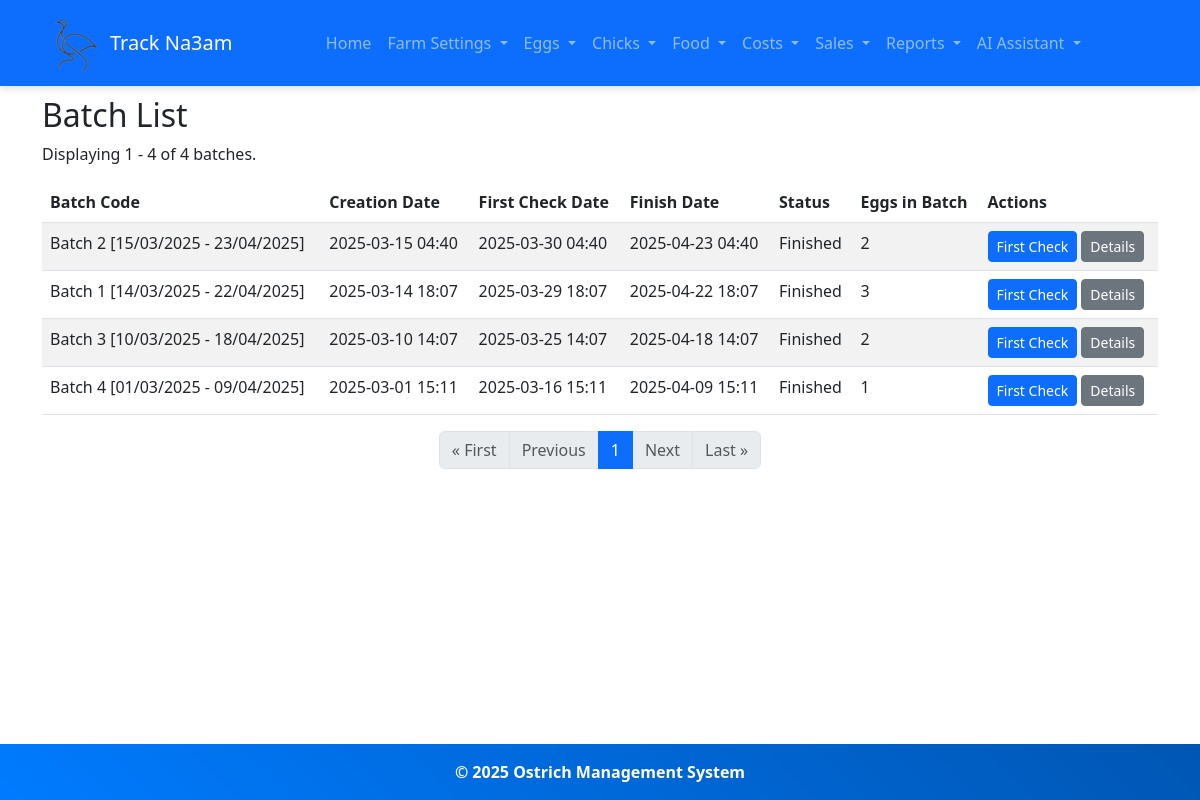
Before: /batch-list/ with the older database file.
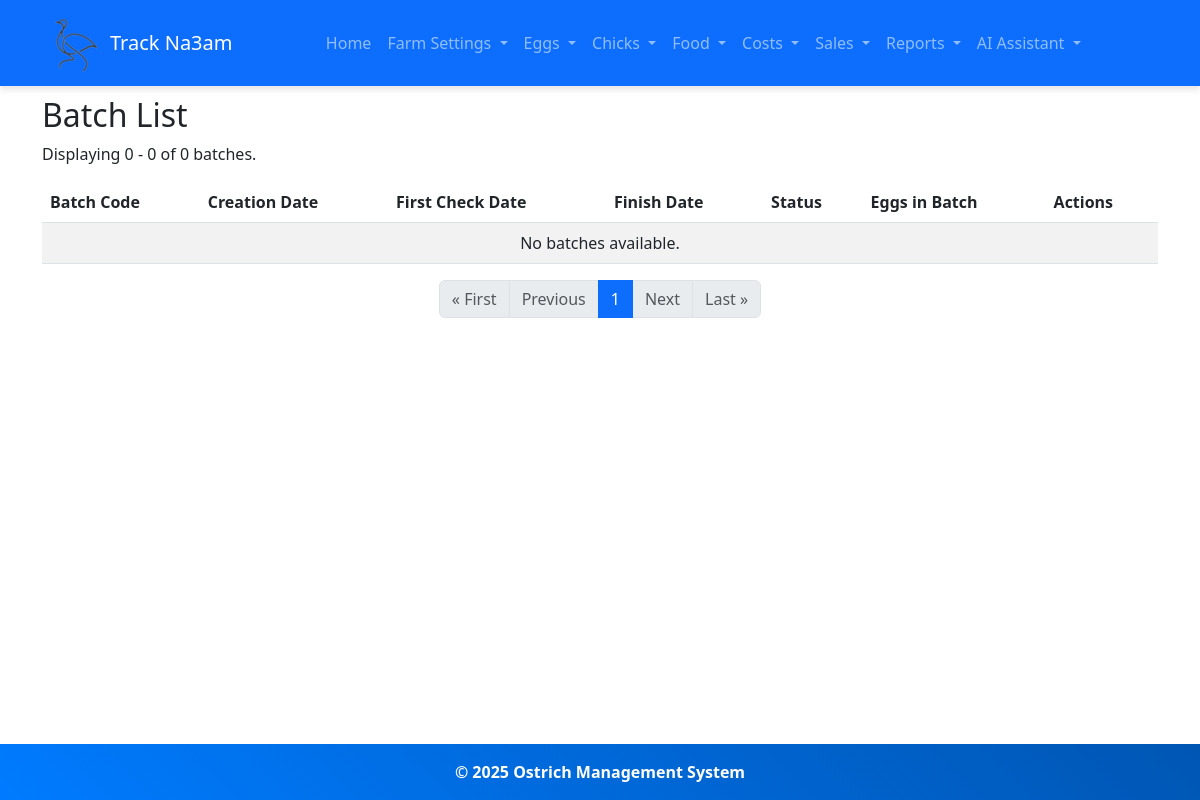
After: the same page with the newer database file.
### ostrich/models.py (models this page shows, shortened)
class Batch(models.Model):
    creation_date = models.DateTimeField(default=timezone.now)
    first_check_date = models.DateTimeField(blank=True, null=True)
    finish_date = models.DateTimeField(blank=True, null=True)
    batch_code = models.CharField(max_length=100, unique=True, blank=True)
    @property
    def status(self):
        now = timezone.now()
        if now < self.first_check_date:
            return "Starting"
        elif self.first_check_date <= now < self.finish_date:
            return "First Check Done"
        else:
            return "Finished"
    @property
    def number_of_eggs(self):
        return self.eggs.count()

### ostrich/views.py (the view)
# urls.py: path('batch-list/', views.batch_list, name='batch_list'),
def batch_list(request):
    batches = Batch.objects.all().order_by('-creation_date')  # Order by creation_date in descending order
    paginator = Paginator(batches, 20)  # Show 20 batches per page
    page_number = request.GET.get('page')  # Get the current page number from the URL
    page_batches = paginator.get_page(page_number)  # Get the batches for the requested page
    return render(request, 'eggs/batch_list.html', {'page_batches': page_batches})

### templates/eggs/batch_list.html
{% extends 'base.html' %}
{% block content %}
<h2>Batch List</h2>
<p>Displaying {{ page_batches.start_index }} - {{ page_batches.end_index }} of {{ page_batches.paginator.count }} batches.</p>
<table class="table table-striped">
    <thead>
        <tr>
            <th>Batch Code</th>
            <th>Creation Date</th>
            <th>First Check Date</th>
            <th>Finish Date</th>
            <th>Status</th>
            <th>Eggs in Batch</th>
            <th>Actions</th>
        </tr>
    </thead>
    <tbody>
        {% for batch in page_batches %}
        <tr>
            <td>{{ batch.batch_code }}</td>
            <td>{{ batch.creation_date|date:"Y-m-d H:i" }}</td>
            <td>{{ batch.first_check_date|date:"Y-m-d H:i" }}</td>
            <td>{{ batch.finish_date|date:"Y-m-d H:i" }}</td>
            <td>{{ batch.status }}</td>
            <td>{{ batch.number_of_eggs }}</td>
            <td>
                <a href="{% url 'first_check' batch.id %}" class="btn btn-primary btn-sm">First Check</a>
                <a href="{% url 'batch_detail' batch.id %}" class="btn btn-secondary btn-sm">Details</a>
            </td>
        </tr>
        {% empty %}
        <tr>
            <td colspan="7" class="text-center">No batches available.</td>
        </tr>
        {% endfor %}
    </tbody>
</table>
<nav aria-label="Page navigation">
    <ul class="pagination justify-content-center">
        {% if page_batches.has_previous %}
        <li class="page-item">
            <a class="page-link" href="?page=1">&laquo; First</a>
        </li>
        <li class="page-item">
            <a class="page-link" href="?page={{ page_batches.previous_page_number }}">Previous</a>
        </li>
        {% else %}
        <li class="page-item disabled">
            <a class="page-link" href="#" tabindex="-1" aria-disabled="true">&laquo; First</a>
        </li>
        <li class="page-item disabled">
            <a class="page-link" href="#" tabindex="-1" aria-disabled="true">Previous</a>
        </li>
        {% endif %}
        <li class="page-item active" aria-current="page">
            <span class="page-link">{{ page_batches.number }}</span>
        </li>
        {% if page_batches.has_next %}
        <li class="page-item">
            <a class="page-link" href="?page={{ page_batches.next_page_number }}">Next</a>
        </li>
        <li class="page-item">
            <a class="page-link" href="?page={{ page_batches.paginator.num_pages }}">Last &raquo;</a>
        </li>
        {% else %}
        <li class="page-item disabled">
            <a class="page-link" href="#" tabindex="-1" aria-disabled="true">Next</a>
        </li>
        <li class="page-item disabled">
            <a class="page-link" href="#" tabindex="-1" aria-disabled="true">Last &raquo;</a>
        </li>
        {% endif %}
    </ul>
</nav>
{% endblock %}

Changed rows visible on the page:
removed Batch: batch_code "Batch 2 [15/03/2025 - 23/04/2025]", creation_date "2025-03-15 04:40", first_check_date "2025-03-30 04:40", finish_date "2025-04-23 04:40", status "Finished", number_of_eggs "2"
removed Batch: batch_code "Batch 1 [14/03/2025 - 22/04/2025]", creation_date "2025-03-14 18:07", first_check_date "2025-03-29 18:07", finish_date "2025-04-22 18:07", status "Finished", number_of_eggs "3"
removed Batch: batch_code "Batch 3 [10/03/2025 - 18/04/2025]", creation_date "2025-03-10 14:07", first_check_date "2025-03-25 14:07", finish_date "2025-04-18 14:07", status "Finished", number_of_eggs "2"
removed Batch: batch_code "Batch 4 [01/03/2025 - 09/04/2025]", creation_date "2025-03-01 15:11", first_check_date "2025-03-16 15:11", finish_date "2025-04-09 15:11", status "Finished", number_of_eggs "1"
Other visible differences:
{{ page_batches.start_index }}: "1" → "0"
{{ page_batches.end_index }}: "4" → "0"
{{ page_batches.paginator.count }}: "4" → "0"
text now shown: "No batches available."
